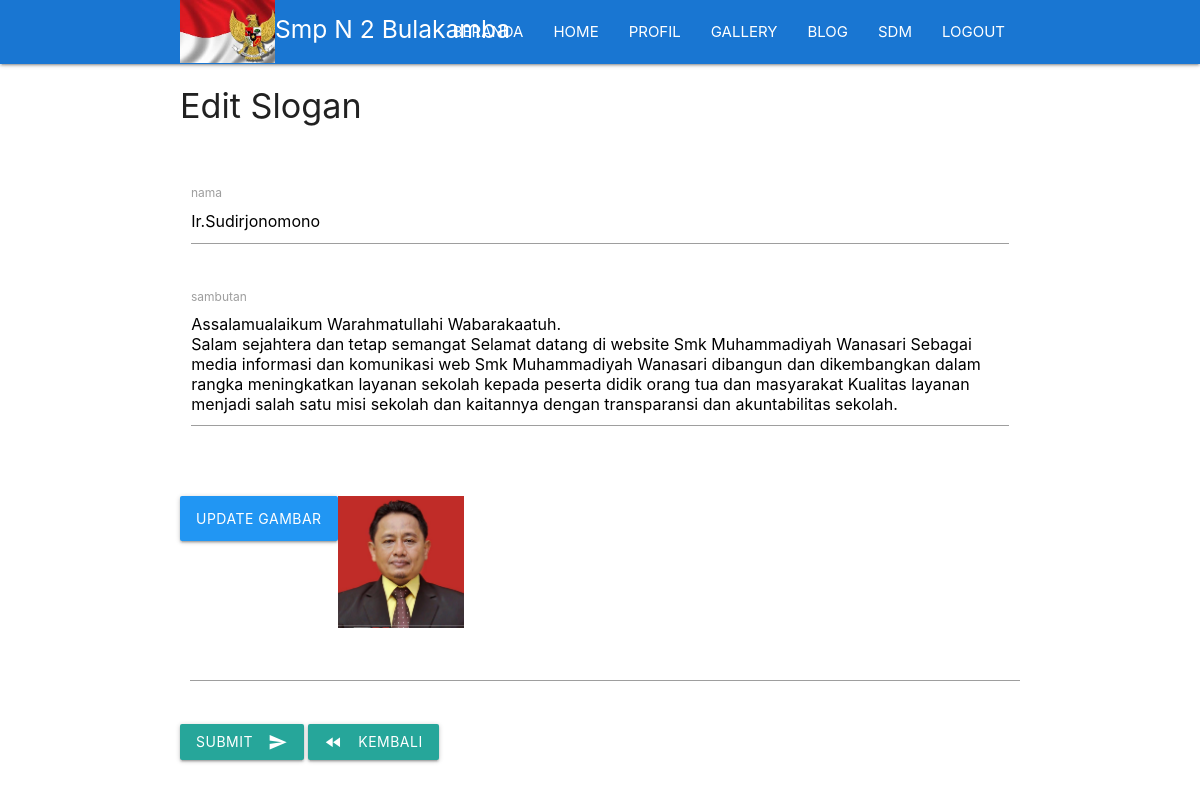
The app's page /page/index.php?page=home&aksi=editkepsek&id=1 (signed in) with its own data.
### tables this page shows
CREATE TABLE `kepsek` (
  `id` int(11) NOT NULL,
  `nama` varchar(200) NOT NULL,
  `sambutan` varchar(500) NOT NULL,
  `foto_kepsek` varchar(200) NOT NULL
);

### page/home/kepsek/edit.php (the view, shortened to what this page needs)
<?php
	$id = $_GET['id'];
	$result = mysqli_query($conn, "select * from kepsek where id='$id' ");
	$data = mysqli_fetch_assoc($result);
?>
<!DOCTYPE html>
<html>
	<head>
	<link type="text/css" rel="stylesheet" href="../../assets/css/materialize.min.css"  media="screen,projection"/>
	<link rel="stylesheet" type="text/css" href="../../assets/css/style.css">
	</head>
<body >
	<div class="container">
		<h4>Edit Slogan</h4><br><br>
	   <form action="" method="post" enctype="multipart/form-data">
      <div class="row">
        <div class="input-field col s12">
          <input id="judul_slogan" name="nama" type="text" class="" value="<?=$data['nama'] ?>">
          <label for="judul_slogan">nama</label>
        </div>
      </div>
	 <div class="row">
	      <div class="row">
	        <div class="input-field col s12">
	          <textarea id="textarea1" name="sambutan" class="materialize-textarea"><?=$data['sambutan'] ?></textarea>
	          <label for="textarea1">sambutan</label>
	        </div>
	      </div>
	  </div>
	  <div class="row">
	      <div class="file-field input-field">
      		<div class="btn blue">
      		  <span>Update Gambar</span>
     		</div>
      			<img src="../assets/img/kepalasekolah/<?php echo $data['foto_kepsek'] ?>" width="15%">
      <div class="file-path-wrapper">
        <input class="file-path validate" type="text">
	      </div>
	    </div>
	  </div>
	  <button class="btn waves-effect waves-light" type="submit" name="ubah">Submit
	    <i class="material-icons right">send</i>
	  </button>
	  <a href="index.php?page=home" class="btn waves-effect waves-light" ><i class="material-icons left">fast_rewind</i>Kembali</a>
	    </form>
	</div>
</body>
</html>

### records on screen
kepsek: nama "Ir.Sudirjonomono", sambutan "Assalamualaikum Warahmatullahi Wabarakaatuh. Salam sejahtera dan tetap semangat Selamat datang di website Smk Muhammadiyah Wanasari Sebagai media informasi dan komunikasi web Smk Muhammadiyah Wanasari dibangun dan dikembangkan dalam rangka meningkatkan layanan sekolah kepada peserta didik orang tua dan masyarakat Kualitas layanan menjadi salah satu misi sekolah dan kaitannya dengan transparansi dan akuntabilitas sekolah.", foto_kepsek (picture)
